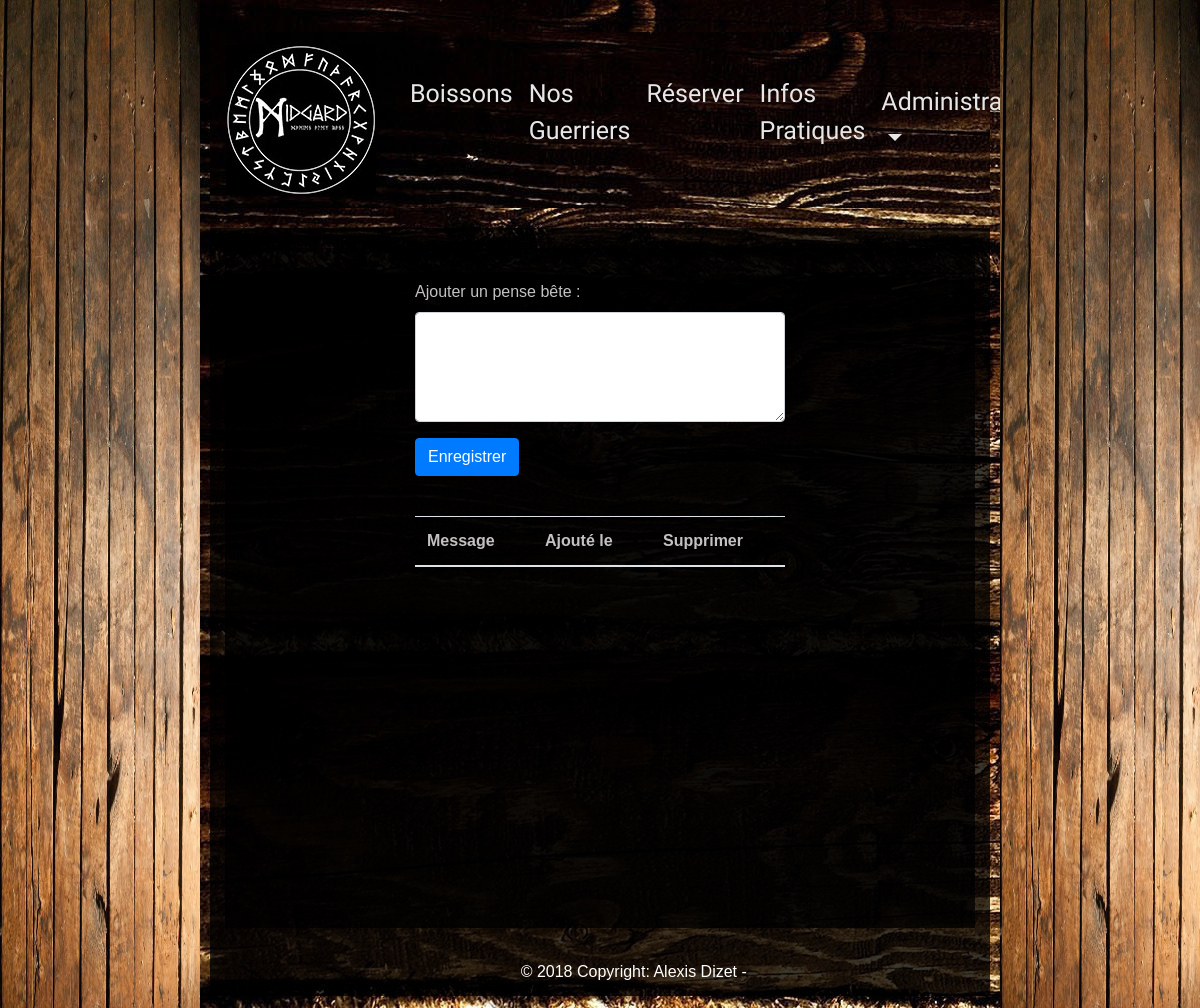
The page /index.php?action=toDoList (signed in) on the database as committed earlier.
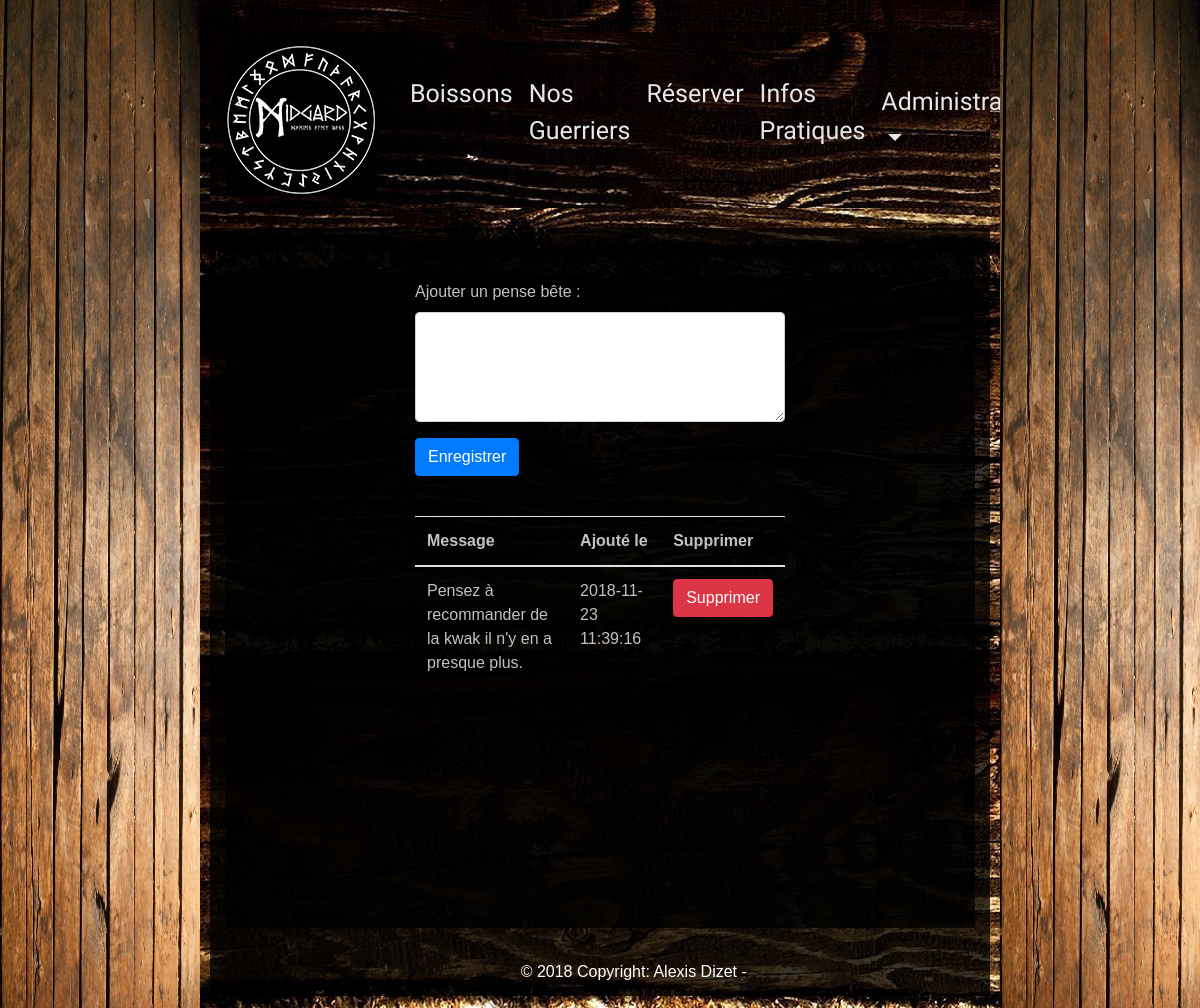
The same page on the database as committed later.
### tables this page shows
CREATE TABLE IF NOT EXISTS `message` (
  `id` int(11) NOT NULL AUTO_INCREMENT,
  `comment` varchar(255) NOT NULL,
  `creationDate` datetime NOT NULL,
  PRIMARY KEY (`id`)
);

### controller/backend.php (called while the page is built, shortened)
<?php
require_once('model/backend/MessageManager.php');
function getComment()
{
	$messageManager = new MessageManager();
	$listComments = $messageManager->getMessage();
	require('view/backend/toDo.php');
}

### model/backend/MessageManager.php (called while the page is built, shortened)
<?php
require_once('model/backend/Message.php');
class MessageManager extends Database
{
	public function getMessage()
	{
		$message=[];
		$db = $this->dbConnect();
		$req = $db->query('SELECT * FROM message');
		while ($data = $req->fetch(PDO::FETCH_ASSOC))
		{
			$message[]= new Message($data);
		}
		return $message;
	}
}

### model/backend/Message.php (called while the page is built, shortened)
<?php
class Message{
	private $_id;
	private $_comment;
	private $_creationDate;
	public function hydrate(array $datas)
	{
		foreach ($datas as $key => $value)
		{
			$method = 'set' . ucfirst($key);
		}
	}
	public function id(){ return $this->_id; }
	public function comment(){ return $this->_comment; }
	public function creationDate(){ return $this->_creationDate; }
	public function setId($id)
	{
		$id = (int)$id;
		if ($id > 0)
		{
		  $this->_id = $id;
		}
	}
	public function setComment($comment)
	{
		if (is_string($comment))
		{
			$this->_comment = $comment;
		}
	}
	public function setCreationDate($creationDate)
	{
		if (is_string($creationDate))
		{
			$this->_creationDate = $creationDate;
		}
	}
}

### view/backend/toDo.php (the view, shortened to what this page needs)
<section>
	<div class="row justify-content-center">
		<div class="col-xs-12 col-sm-12 col-md-6">
			<form action="index.php?action=addMessage" method="post" class="form-group" enctype="multipart/form-data">
				<div class="form-group">
					<label for="comment">Ajouter un pense bête :</label>
					<textarea name="comment" id="comment" class="form-control" rows="4"></textarea>
				</div>
				<div class="form-group">
					<button type="submit" class="btn btn-primary">Enregistrer</button>
				</div>
			</form>
		</div>
	</div>
	<div class="row justify-content-center">
		<div class="col-xs-12 col-sm-12 col-md-6">
			<table class="table">
				<thead>
					<th scope="col">Message</th>
					<th scope="col">Ajouté le</th>
					<th scope="col">Supprimer</th>
				</thead>
				<tbody>
					<?php
						foreach($listComments as $comment)
						{
					?>
					<tr>
						<td><?= $comment->comment() ?></td>
						<td> <?= $comment->creationDate() ?></td>
						<td><a  class="btn btn-danger" href="index.php?action=deleteComment&amp;id=<?= $comment->id() ?>">Supprimer</a></td>
					</tr>
					<?php
						}
					?>
				</tbody>
			</table>
		</div>
	</div>
</section>
<?php
require( 'view/template.php' );
?>

Rows that differ between the two databases and show on the page:
added message: comment "Pensez à recommander de la kwak il n'y en a presque plus.", creationDate "2018-11-23 11:39:16"
